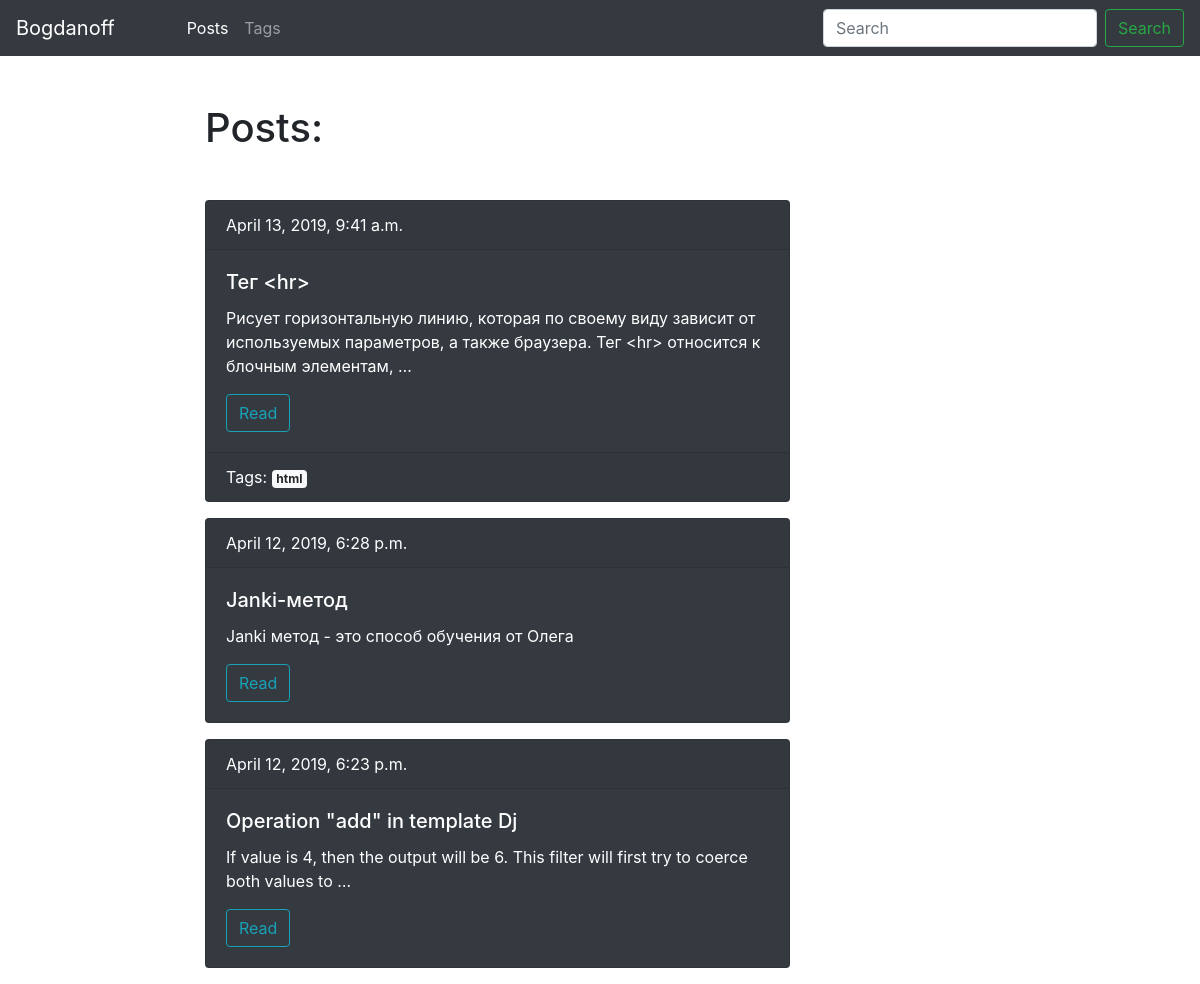
Page /blog/posts/ on the committed database.
### appblog/models.py (models this page shows, shortened)
class Post(models.Model):
	title = models.CharField(max_length=50, db_index=True)
	slug = models.SlugField(max_length=50, blank=True, unique=True, allow_unicode=True)
	body = models.TextField(blank=True, db_index=True)
	tags = models.ManyToManyField('Tag', blank=True, related_name='posts')
	date_pub = models.DateTimeField(auto_now_add=True) # попробовать auto_now, который обновляется при изменении модели
	def get_absolute_url(self):
		return reverse('post_detail_url', kwargs={'slug': self.slug})
	class Meta:
		ordering = ['-date_pub']

class Tag(models.Model):
	title = models.CharField(max_length=40)
	slug = models.SlugField(max_length=40, unique=True, allow_unicode=True)
	def get_absolute_url(self):
		return reverse('tag_detail_url', kwargs={'slug': self.slug})
	class Meta:
		ordering = ['title']

### appblog/views.py (the view)
# urls.py: path('posts/', posts_list, name="posts_list"),
def posts_list(request):
	search_request = request.GET.get('search', '')
	if search_request:
		posts = Post.objects.filter(Q(slug__icontains=search_request) | Q(body__icontains=search_request))
	else:
		posts = Post.objects.all()
	paginator = Paginator(posts, 3)
	page = paginator.get_page(request.GET.get('page'))
	return render(request, 'appblog/posts_list.html', context={'page': page})

### appblog/templates/appblog/posts_list.html (shortened to what this page needs)
{% extends 'appblog/base_pattern.html' %}
{% block content %}
	<h1 class="mb-5">Posts:</h1>
	{% for post in page.object_list %}
		{% include 'appblog/includes/card_pattern.html' %}
	{% endfor %}
{% endblock %}

### appblog/templates/appblog/base_pattern.html (shortened to what this page needs)
{% extends 'base.html' %}

### templates/base.html (shortened to what this page needs)
{% load static %}
<!DOCTYPE html>
<html lang="ru">
<head>
	<link rel="stylesheet" href="https://stackpath.bootstrapcdn.com/bootstrap/4.3.1/css/bootstrap.min.css">
	<link rel="stylesheet" href="{% static 'css/style.css' %}">
</head>
<body>
	<nav class="navbar navbar-expand-lg navbar-dark bg-dark">
		<a class="navbar-brand" href="{% url 'posts_list' %}">Bogdanoff</a>
		<div class="collapse navbar-collapse" id="navbarTogglerDemo03">
			<ul class="navbar-nav mr-auto mt-2 mt-lg-0 ml-5">
				<li class="nav-item {% if 'posts/' in request.path %} active {% endif%}">
					<a class="nav-link" href="{% url 'posts_list' %}">Posts</a>
				</li>
				<li class="nav-item {% if 'tags/' in request.path %} active {% endif%}">
					<a class="nav-link" href="{% url 'tags_list_url' %}">Tags</a>
				</li>
			</ul>
			<form class="form-inline my-2 my-lg-0" action="{% url 'posts_list' %}">
				<input class="form-control mr-sm-2" type="search" placeholder="Search" aria-label="Search" name="search">
				<button class="btn btn-outline-success my-2 my-sm-0" type="submit">Search</button>
			</form>
		</div>
	</nav>
	<div class="conteiner mt-5">
		<div class="row">
			<div class="col-6 offset-md-2">
				{% block content %}{% endblock %}
			</div>
		</div>
	</div>
</body>
</html>

### appblog/templates/appblog/includes/card_pattern.html (shortened to what this page needs)
<div class="card text-white bg-dark mb-3 mb-3">
	<div class="card-header">
		{{ post.date_pub }}
	</div>
	<div class="card-body">
		<h5 class="card-title">{{ post.title }}</h5>
		<p class="card-text">{{ post.body|truncatewords:20 }}</p>
		<a href="{{ post.get_absolute_url }}" class="btn btn-outline-info border-info">Read</a>
	</div>
	{% if post.tags.exists %}
		<div class="card-footer">
			Tags:
			{% for tag in post.tags.all %}
				<a href="{{ tag.get_absolute_url }}" class="badge badge-light">{{ tag.title }}</a>
			{% endfor %}
	    </div>
    {% endif %}
</div>

### rows in the picture
Post: date_pub "April 13, 2019, 9:41 a.m.", title "Тег <hr>", body "Рисует горизонтальную линию, которая по своему виду зависит от используемых параметров, а также браузера. Тег <hr> относится к блочным элементам, …"
Tag: title "html"
Post: date_pub "April 12, 2019, 6:28 p.m.", title "Janki-метод", body "Janki метод - это способ обучения от Олега"
Post: date_pub "April 12, 2019, 6:23 p.m.", title "Operation \"add\" in template Dj", body "If value is 4, then the output will be 6. This filter will first try to coerce both values to …"
